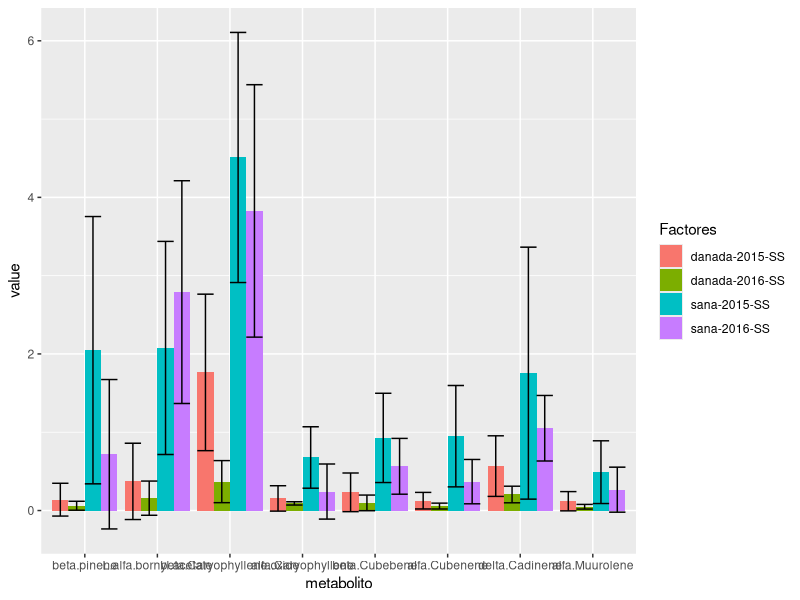
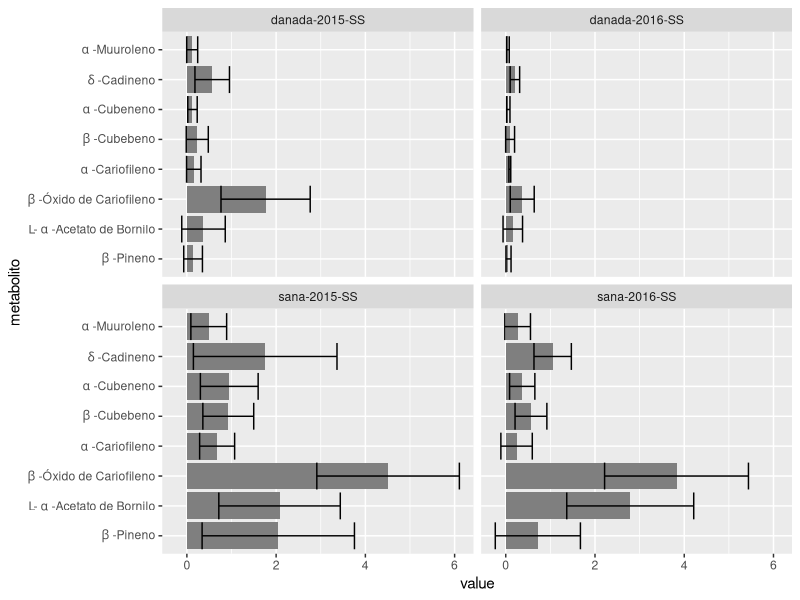
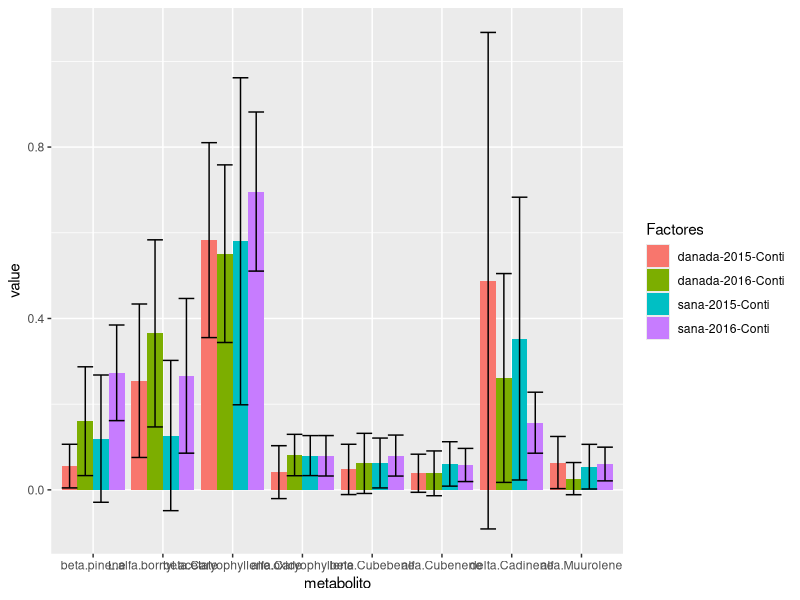
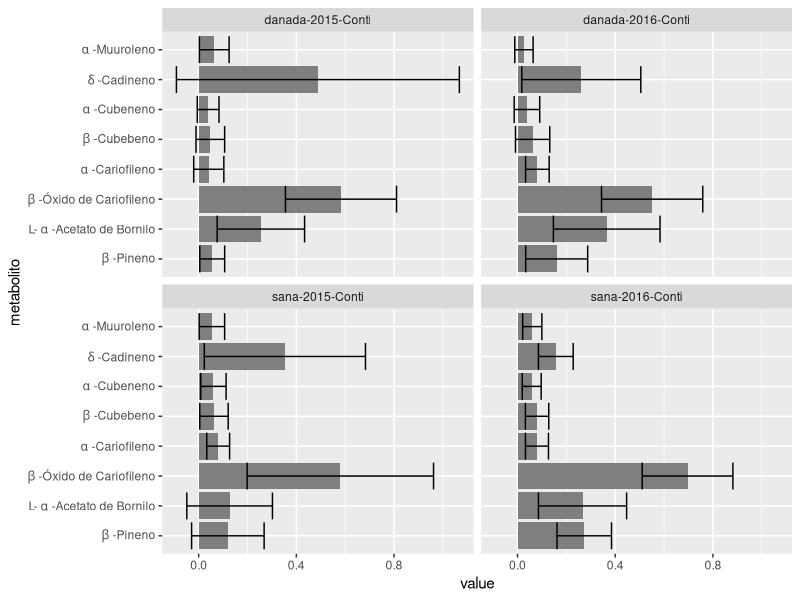
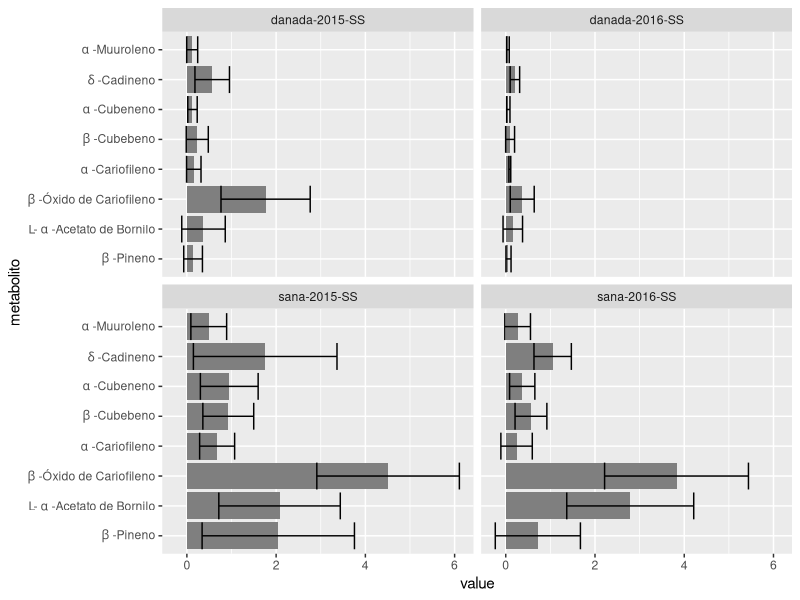
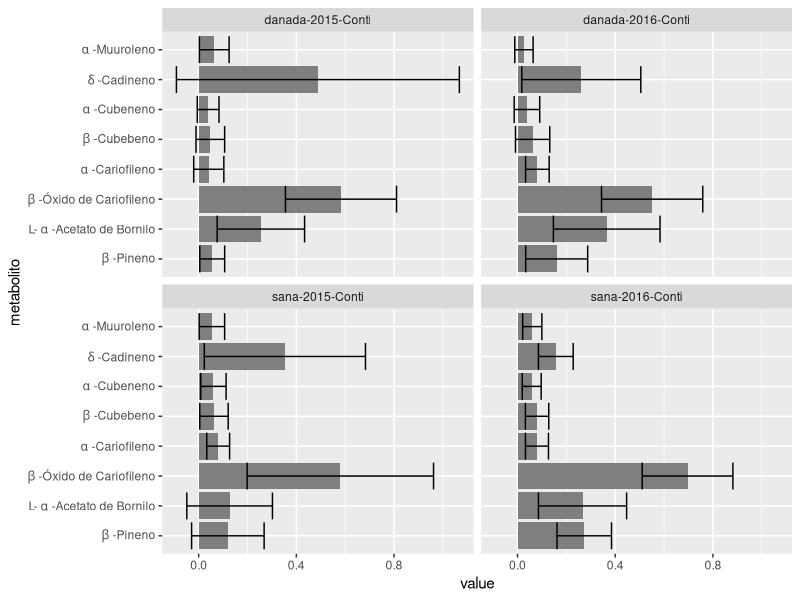

Recreate these plots in R, in order.
# Barplot abundance per sample 
# Septiembre 2019
# Verónica Reyes

# Load data

metabolites<-read.delim("../../metadata/calculate_relative_abs.txt")

# Plotear
library(ggplot2)
library(reshape2)

metabolites_mean <- aggregate(metabolites[,8:15], by=list(Factores=metabolites$C.A.T), FUN=mean) 
metabolites_sd <- aggregate(metabolites[,8:15], by=list(Factores=metabolites$C.A.T), FUN=sd) 
df_mean <- melt(metabolites_mean, id.vars=c("Factores"), variable.name = "metabolito", value.name="value")
df_sd <- melt(metabolites_sd, id.vars=c("Factores"), variable.name = "metabolito", value.name="value")


#SS
levels(df_mean$Factores)
levels(df_mean$Factores)<- c("Contingencia Dañada 2015","Concentración moderada Dañada 2015",
                             "Contingencia Dañada 2016","Concentración moderada Dañada 2016",
                             "Contingencia Sana 2015","Concentración moderada Sana 2015",
                             "Contingencia Sana 2016","Concentración moderada Sana 2016")


metabolites4<-data.frame(metabolites)[1:20,]

metabolites_mean <- aggregate(metabolites4[,8:15], by=list(Factores=metabolites4$C.A.T), FUN=mean) 
metabolites_sd <- aggregate(metabolites4[,8:15], by=list(Factores=metabolites4$C.A.T), FUN=sd) 
df_mean <- melt(metabolites_mean, id.vars=c("Factores"), variable.name = "metabolito", value.name="value")
df_sd <- melt(metabolites_sd, id.vars=c("Factores"), variable.name = "metabolito", value.name="value")


limits <- aes(ymax = df_mean[,"value"] + df_sd[,"value"], ymin=df_mean[,"value"] - df_sd[,"value"])

p <- ggplot(df_mean, aes(metabolito, value, fill = Factores)) + 
  geom_bar(position="dodge", stat="identity") + geom_errorbar(limits, position="dodge")
print(p) 
p + coord_flip() + facet_wrap(~ Factores) + 
  scale_fill_manual(breaks = c("Concentración moderada Dañada 2015", "Concentración moderada Dañada 2016",
                               "Concentración moderada Sana 2015", "Concentración moderada Sana 2016"),
                    values= c( "#c6003a", "#e98382", "#00901e","#b1e787"))+ 
  scale_x_discrete (labels = c('beta.pinene' = expression(beta~'-Pineno'),
                               'L.alfa.bornyl.acetate' = expression('L-'~ alpha ~'-Acetato de Bornilo'),
                               'beta.Caryophyllene.oxide'= expression(beta~'-Óxido de Cariofileno'),
                               'alfa.Caryophyllene' = expression(alpha~'-Cariofileno'),
                               'beta.Cubebene'= expression(beta~'-Cubebeno'),
                               'alfa.Cubenene'= expression(alpha~'-Cubeneno'),
                               'delta.Cadinene' = expression(delta~'-Cadineno'),
                               'alfa.Muurolene' = expression(alpha~'-Muuroleno')))
ggsave("../../outputs/4.1_barplot_images_SS.png")

#CONTINGENCIA

metabolites4<-data.frame(metabolites)[21:40,]

metabolites_mean <- aggregate(metabolites4[,8:15], by=list(Factores=metabolites4$C.A.T), FUN=mean) 
metabolites_sd <- aggregate(metabolites4[,8:15], by=list(Factores=metabolites4$C.A.T), FUN=sd) 
df_mean <- melt(metabolites_mean, id.vars=c("Factores"), variable.name = "metabolito", value.name="value")
df_sd <- melt(metabolites_sd, id.vars=c("Factores"), variable.name = "metabolito", value.name="value")


limits <- aes(ymax = df_mean[,"value"] + df_sd[,"value"], ymin=df_mean[,"value"] - df_sd[,"value"])
p <- ggplot(df_mean, aes(metabolito, value, fill = Factores)) + 
  geom_bar(position="dodge", stat="identity") + geom_errorbar(limits, position="dodge")
print(p) 
p + coord_flip() + facet_wrap(~ Factores) + 
  scale_fill_manual(breaks = c("Concentración moderada Dañada 2015", "Concentración moderada Dañada 2016",
                               "Concentración moderada Sana 2015", "Concentración moderada Sana 2016"),
                    values= c( "#c6003a", "#e98382", "#00901e","#b1e787"))+ 
  scale_x_discrete (labels = c('beta.pinene' = expression(beta~'-Pineno'),
                                     'L.alfa.bornyl.acetate' = expression('L-'~ alpha ~'-Acetato de Bornilo'),
                                     'beta.Caryophyllene.oxide'= expression(beta~'-Óxido de Cariofileno'),
                                     'alfa.Caryophyllene' = expression(alpha~'-Cariofileno'),
                                     'beta.Cubebene'= expression(beta~'-Cubebeno'),
                                     'alfa.Cubenene'= expression(alpha~'-Cubeneno'),
                                     'delta.Cadinene' = expression(delta~'-Cadineno'),
                                     'alfa.Muurolene' = expression(alpha~'-Muuroleno')))
ggsave("../../outputs/4.1_barplot_images_conti.png")

